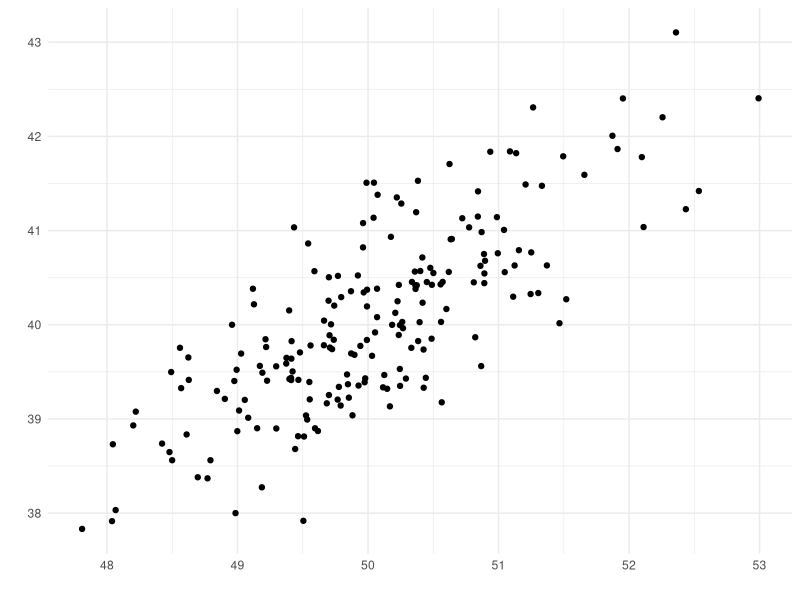
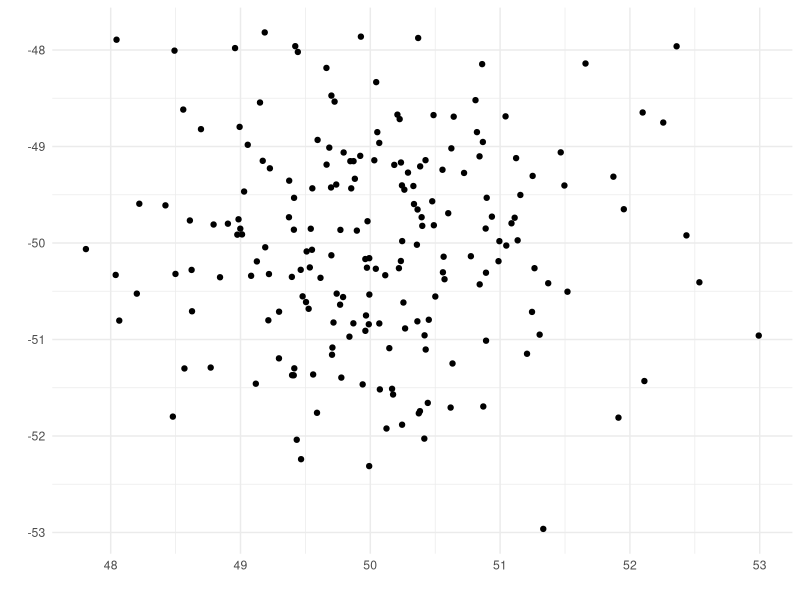
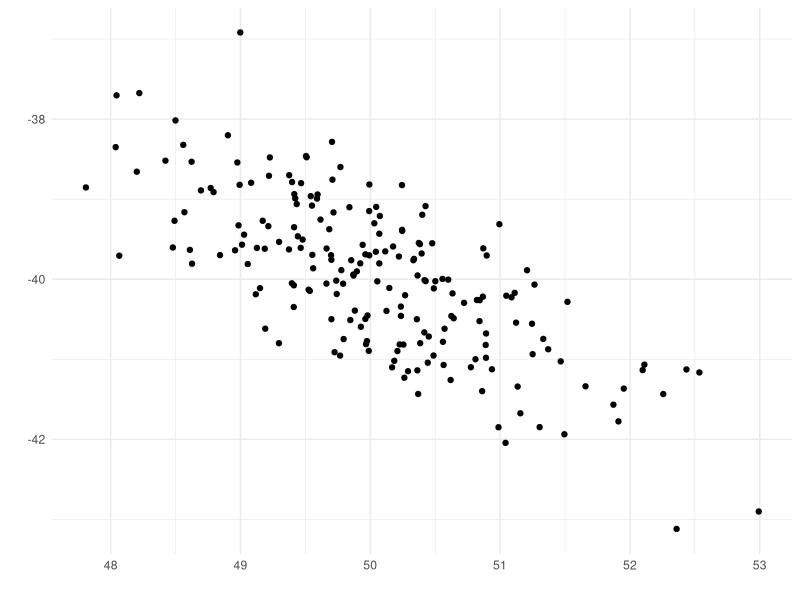
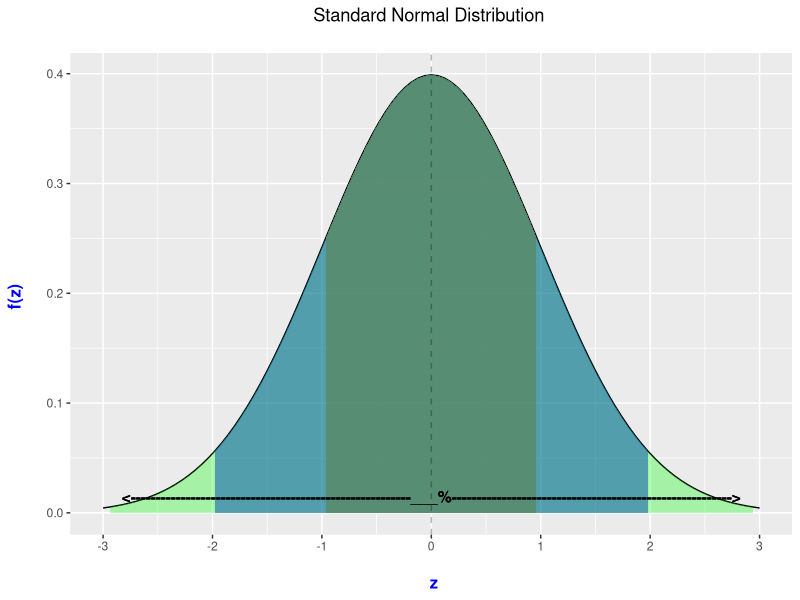
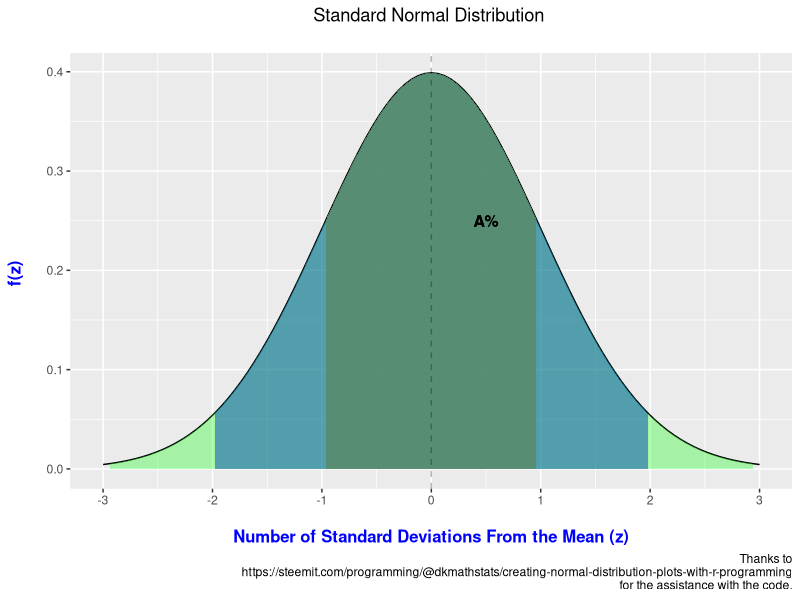

Write the R code that produced these figures, in order.
## ---- chunk 1
knitr::opts_chunk$set(echo = TRUE)

library(tidyverse)


xvalues <- tibble(x = c(-3, 3))

dnorm_one_sd <- function(x){
  norm_one_sd <- dnorm(x)
  # Have NA values outside interval x in [-1, 1]:
  norm_one_sd[x <= -1 | x >= 1] <- NA
  return(norm_one_sd)
}


dnorm_two_sd <- function(x){
  norm_two_sd <- dnorm(x)
  # Have NA values outside interval x in [-1, 1]:
  norm_two_sd[x <= -2 | x >= 2] <- NA
  return(norm_two_sd)
}

dnorm_three_sd <- function(x){
  norm_three_sd <- dnorm(x)
  # Have NA values outside interval x in [-1, 1]:
  norm_three_sd[x <= -3 | x >= 3] <- NA
  return(norm_three_sd)
}

area_one_sd <- round(pnorm(1) - pnorm(-1), 4)
area_one_sd

area_two_sd <- round(pnorm(2) - pnorm(-2), 4)
area_two_sd

area_three_sd <- round(pnorm(3) - pnorm(-3), 4)
area_three_sd
## ---- chunk 2
set.seed(091921)
x = rnorm(200, 50, 1)
x2 = rnorm(200, -50, 1)
y = rnorm(200, .8*x, sqrt(1-.8^2))
z = rnorm(200, -.8*x, sqrt(1-.8^2))

df_xy = data.frame(x, x2, y, z)

## ---- chunk 3
ggplot(df_xy, aes(x, y)) + 
  geom_point() +
  labs(x = " ",
       y = " ") + 
  theme_minimal()
## ---- chunk 4
ggplot(df_xy, aes(x, x2)) + 
  geom_point() +
    labs(x = " ",
       y = " ") +
  theme_minimal()
## ---- chunk 5
ggplot(df_xy, aes(x, z)) + 
  geom_point() +
    labs(x = " ",
       y = " ") +
  theme_minimal()
## ---- chunk 6
numbers = c(10, 10, 13, 14, 17, 18, 14, 13, 18, 12)

numbers
# choices are 14, 12.7, 13.9, 13

# 13.9
## ---- chunk 7
numbers = c(10, 10, 13, 14, 17, 18, 14, 13, 18, 12)

numbers
# choices are 9, 14, 13, 13.5
# 13.5
## ---- chunk 8
numbers = c(10, 10, 13, 14, 17, 18, 14, 13, 18, 12)

numbers
# multiple answers 10, 14, 13, 12, 18
# 10, 13, 14, 18 are correct answers
## ---- chunk 9
scores = c(14, 17, 20, 8, 15, 10, 2, 9, 11, 6)

scores
## ---- chunk 10
sd_scores = c(8, 9, 4, 7, 5, 3, 10, 4, 6, 2)

sd_scores
## ---- chunk 11
ggplot(xvalues, aes(x = x)) + stat_function(fun = dnorm) + 
  stat_function(fun = dnorm_one_sd, geom = "area", fill = "orange", alpha = 0.7) +
  stat_function(fun = dnorm_two_sd, geom = "area", fill = "blue", alpha = 0.5) +
  stat_function(fun = dnorm_three_sd, geom = "area", fill = "green", alpha = 0.3) +
  # geom_text(x = 0, y = 0.25, size = 4, fontface = "bold",
  #           label = paste0("<----------------", "___", "%", "-------------->")) +
  # geom_text(x = 0, y = 0.05, size = 4, fontface = "bold",
  #           label = paste0("<---------------------------------------", "___", "%", "-------------------------------------->")) +
  geom_text(x = 0, y = 0.015, size = 4, fontface = "bold",
            label = paste0("<--------------------------------------------------------", "___", "%", "-------------------------------------------------------->")) +
  scale_x_continuous(breaks = c(-3:3)) + 
  labs(x = "\n z", y = "f(z) \n", title = "Standard Normal Distribution \n") +
  geom_vline(xintercept = 0, color = "black", linetype = 2, alpha = .3) + 
  theme(plot.title = element_text(hjust = 0.5), 
        axis.title.x = element_text(face="bold", colour="blue", size = 12),
        axis.title.y = element_text(face="bold", colour="blue", size = 12))
## ---- chunk 12

ggplot(xvalues, aes(x = x)) + stat_function(fun = dnorm) + 
  stat_function(fun = dnorm_one_sd, geom = "area", fill = "orange", alpha = 0.7) +
  stat_function(fun = dnorm_two_sd, geom = "area", fill = "blue", alpha = 0.5) +
  stat_function(fun = dnorm_three_sd, geom = "area", fill = "green", alpha = 0.3) +
  geom_text(x = .5, y = 0.25, size = 4, fontface = "bold",
            label = paste0("A", "%")) +
    # geom_text(x = -.5, y = 0.25, size = 4, fontface = "bold",
    #         label = paste0("___", "%")) +
  # geom_text(x = 1.5, y = 0.05, size = 4, fontface = "bold",
  #           label = paste0("B", "%")) +
  # geom_text(x = -1.5, y = 0.05, size = 4, fontface = "bold",
  #           label = paste0(round((pnorm(-1) - pnorm(-2))*100, 2), "%")) +
  # geom_text(x = 2.5, y = 0.008, size = 4, fontface = "bold",
  #           label = paste0(round((pnorm(3) - pnorm(2))*100, 2), "%")) +
  # geom_text(x = -2.5, y = 0.008, size = 4, fontface = "bold",
  #           label = paste0("C", "%")) +
  scale_x_continuous(breaks = c(-3:3)) + 
  labs(x = "\nNumber of Standard Deviations From the Mean (z)", y = "f(z) \n", title = "Standard Normal Distribution \n",
       caption = "Thanks to\nhttps://steemit.com/programming/@dkmathstats/creating-normal-distribution-plots-with-r-programming\nfor the assistance with the code.") +
  geom_vline(xintercept = 0, color = "black", linetype = 2, alpha = .3) + 
  theme(plot.title = element_text(hjust = 0.5), 
        axis.title.x = element_text(face="bold", colour="blue", size = 12),
        axis.title.y = element_text(face="bold", colour="blue", size = 12))
## ---- chunk 13
3.1/sqrt(500)

4/sqrt(500)

4.3/sqrt(500)
## ---- chunk 14
(4.3 - 4)/.139

(4 - 4.3)/.179
